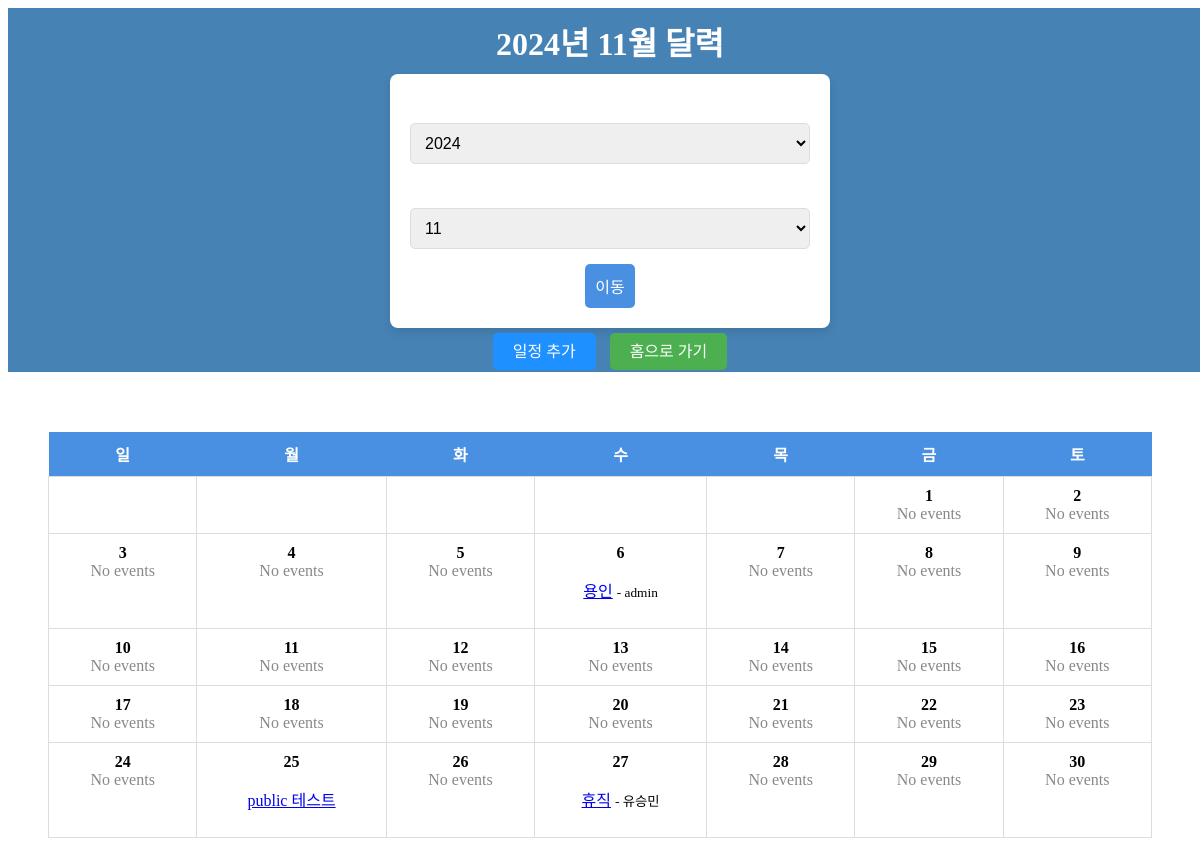
Page /scheduler/ (signed in) on the committed database.
### apps/scheduler/models.py (models this page shows, shortened)
class Event(models.Model):
    title = models.CharField(max_length=200)
    description = models.TextField(blank=True)
    start_date = models.DateField()
    end_date = models.DateField()
    is_public = models.BooleanField(default=False)
    created_by = models.ForeignKey(settings.AUTH_USER_MODEL, on_delete=models.CASCADE)
    created_at = models.DateTimeField(auto_now_add=True)

### apps/accounts/models.py (models this page shows, shortened)
class CustomUser(AbstractBaseUser):
    username = models.CharField(max_length=150, unique=True)
    email = models.EmailField(unique=True) # 이메일 필드
    first_name = models.CharField(max_length=30, blank=True)  # 이름 필드 추가
    last_name = models.CharField(max_length=30, blank=True)   # 성 필드 추가
    is_active = models.BooleanField(default=True)
    is_staff = models.BooleanField(default=False)
    is_superuser = models.BooleanField(default=False)  # 슈퍼유저 필드
    objects = CustomUserManager()
    USERNAME_FIELD = 'username'
    REQUIRED_FIELDS = ['email']

### apps/scheduler/views.py (the view)
# urls.py: path('', views.calendar_view, name='calendar'),
@login_required
def calendar_view(request, year=None, month=None):
    today = timezone.now()
    year = year or today.year
    month = month or today.month
    try:
        if 'year' in request.GET:
            year = int(request.GET.get('year', year))
        if 'month' in request.GET:
            month = int(request.GET.get('month', month))
        if month < 1 or month > 12:
            raise ValueError("유효하지 않은 월입니다.")
    except ValueError:
        return HttpResponse("잘못된 연도나 월입니다.", status=400)
    events = Event.objects.filter(
        start_date__year=year,
        start_date__month=month
    ).filter(Q(is_public=True) | Q(created_by=request.user))
    cal = calendar.Calendar(firstweekday=6)
    month_days = cal.monthdayscalendar(year, month)
    days = {day: [] for day in range(1, 32)}
    for event in events:
        day = event.start_date.day
        days[day].append(event)
    calendar_weeks = []
    for week in month_days:
        week_days = []
        for day in week:
            if day == 0:
                week_days.append({
                    'day': None,
                    'events': []
                })
            else:
                week_days.append({
                    'day': day,
                    'events': days.get(day, [])
                })
        calendar_weeks.append(week_days)
    context = {
        'year': year,
        'month': month,
        'calendar_weeks': calendar_weeks,
        'year_range': range(today.year - 5, today.year + 6),
        'month_range': range(1, 13),
    }
    return render(request, 'scheduler/calendar.html', context)

### apps/scheduler/templates/scheduler/calendar.html (shortened to what this page needs)
<!DOCTYPE html>
<html lang="ko">
<head>
    {% load static %}
    <link rel="stylesheet" href="{% static 'css/style.css' %}">
</head>
<body>
    <header style="text-align: center; padding: 10px; background-color: #4682B4; color: white;">
        <h1>{{ year }}년 {{ month }}월 달력</h1>
        <nav>
            <form method="GET" action="{% url 'scheduler:calendar_by_month' year=year month=month %}" style="display: inline-block; margin: 10px;">
                <label for="year">년도:</label>
                <select name="year" id="year">
                    {% for y in year_range %}
                    <option value="{{ y }}" {% if y == year %}selected{% endif %}>{{ y }}</option>
                    {% endfor %}
                </select>
                <label for="month">월:</label>
                <select name="month" id="month">
                    {% for m in month_range %}
                    <option value="{{ m }}" {% if m == month %}selected{% endif %}>{{ m }}</option>
                    {% endfor %}
                </select>
                <button type="submit">이동</button>
            </form>
        </nav>
        <a href="{% url 'scheduler:event_create' %}" class="button" style="padding: 10px 20px; background-color: #1E90FF; color: white; text-decoration: none;">일정 추가</a>
        <a href="{% url 'home' %}" class="button" style="padding: 10px 20px; background-color: #4CAF50; color: white; text-decoration: none; margin-left: 10px;">홈으로 가기</a>
    </header>
    <main style="margin: 20px;">
        <table style="width: 100%; border-collapse: collapse; text-align: center;">
            <thead>
                <tr>
                    <th>일</th>
                    <th>월</th>
                    <th>화</th>
                    <th>수</th>
                    <th>목</th>
                    <th>금</th>
                    <th>토</th>
                </tr>
            </thead>
            <tbody>
                {% for week in calendar_weeks %}
                <tr>
                    {% for day in week %}
                    <td style="padding: 10px; border: 1px solid #ddd;">
                        {% if day.day %}
                            <strong>{{ day.day }}</strong>
                            {% if day.events %}
                            <ul style="padding: 0; list-style-type: none;">
                                {% for event in day.events %}
                                <li>
                                    <a href="{% url 'scheduler:event_detail' event.id %}">{{ event.title }}</a>
                                    {% if event.is_public %}
                                        <small>- {{ event.created_by.username }}</small>
                                    {% endif %}
                                </li>
                                {% endfor %}
                            </ul>
                            {% else %}
                            <p style="color: #888;">No events</p>
                            {% endif %}
                        {% else %}
                            &nbsp;
                        {% endif %}
                    </td>
                    {% endfor %}
                </tr>
                {% endfor %}
            </tbody>
        </table>
    </main>
</body>
</html>

### static/css/style.css (style rules this page uses)
header { background-color: #4a90e2; color: #fff; padding: 20px 0; text-align: center; position: relative; width: 100%; }
header h1 { font-size: 2em; margin: 0; }
header form, header a.button { margin-top: 10px; }
table { width: 100%; border-collapse: collapse; margin-top: 20px; }
thead th { background-color: #4a90e2; color: white; padding: 10px; }
tbody td { padding: 20px; border: 1px solid #ddd; vertical-align: top; text-align: center; }
tbody td p { color: #888; margin: 0; }
main { display: flex; justify-content: center; padding: 20px; }
form { background-color: #fff; padding: 20px; border-radius: 8px; box-shadow: 0 4px 8px rgba(0, 0, 0, 0.1); max-width: 400px; width: 100%; }
form label { font-weight: bold; margin-bottom: 5px; display: block; }
form input, form textarea, form select { width: 100%; padding: 10px; margin-bottom: 15px; border: 1px solid #ddd; border-radius: 5px; font-size: 16px; }
form button { background-color: #4a90e2; color: white; padding: 10px; border: none; border-radius: 5px; font-size: 16px; cursor: pointer; }
.button { background-color: #1E90FF; color: #fff; padding: 10px 20px; border-radius: 5px; text-decoration: none; font-size: 16px; cursor: pointer; transition: background-color 0.3s; }

### rows in the picture
Event: title "용인", created_by.username "admin"
Event: title "public 테스트"
Event: title "휴직", created_by.username "유승민"

### other values in the picture
{{ year }} "2024"
{{ month }} "11"
{{ day.day }} "1" "2" "3" "4" "5" "6" "7" "8" "9" "10" "11" "12" "13" "14" "15" "16" "17" "18" "19" "20" "21" "22" "23" "24" "25" "26" "27" "28" "29" "30"
form field year "2024"
form field month "11"
